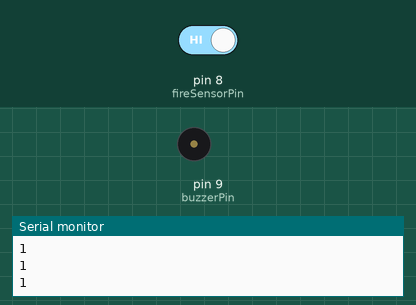
A sketch run on a simulated Arduino Uno, built with avr-gcc and run on an emulated ATmega328P. On the bench: buzzer (waves = sounding, pin HIGH), the last lines printed to the serial monitor. The inputs (shaded band) are chosen by the test bench; at power-on: pin 8 (fireSensorPin) HIGH.

Above: at 1.8 s.
1.9 s: pin 8 (fireSensorPin) driven LOW
At 3.4 s:
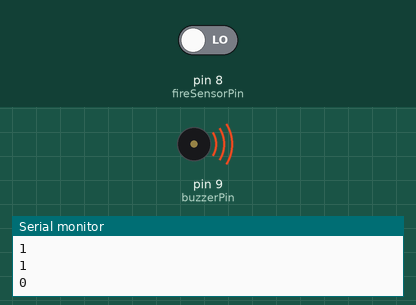
Timing chart, 0 to 4.9 s (numbered marks = the images above; inputs shaded):
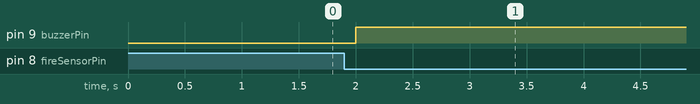

Measured:
- after the input at 1.9 s, pin 9 (buzzerPin): LOW → HIGH after 0.10 s

The sketch:

Arduino-Fire-Sensor-_Hanzla_Amna_Ahmad.ino
```cpp
/*
HANZLA SAJJAD    403214           |    FFFF  I  RRRR  EEEE     AAAAA  L     AAAAAA  RRRR   M     M      |
AMNA SIDDIQUI    406130           |    F     I  R   R E        A   A  L     A    A  R   R  M M M M      |
AHMAD NASIR      409959           |    FFFF  I  RRRR  EEEE     AAAAA  L     AAAAAA  RRRR   M  M  M      |
                                  |    F     I  R R   E        A   A  L     A    A  R  R   M     M      |
                                  |    F     I  R  R  EEEE     A   A  LLLLL A    A  R   R  M     M      |
 */
const int buzzerPin = 9;
const int fireSensorPin = 8;
void setup()
{
  Serial.begin(9600);
  pinMode(buzzerPin, OUTPUT);
  pinMode(fireSensorPin, INPUT);
}
void loop()
{
  int fireValue = digitalRead(fireSensorPin);
  Serial.println(fireValue);
  if(fireValue == 0)
  {
    digitalWrite(buzzerPin, HIGH);
    delay(5000);
  }
  else
  {
    digitalWrite(buzzerPin, LOW);
  }
  delay(500);
}
```
